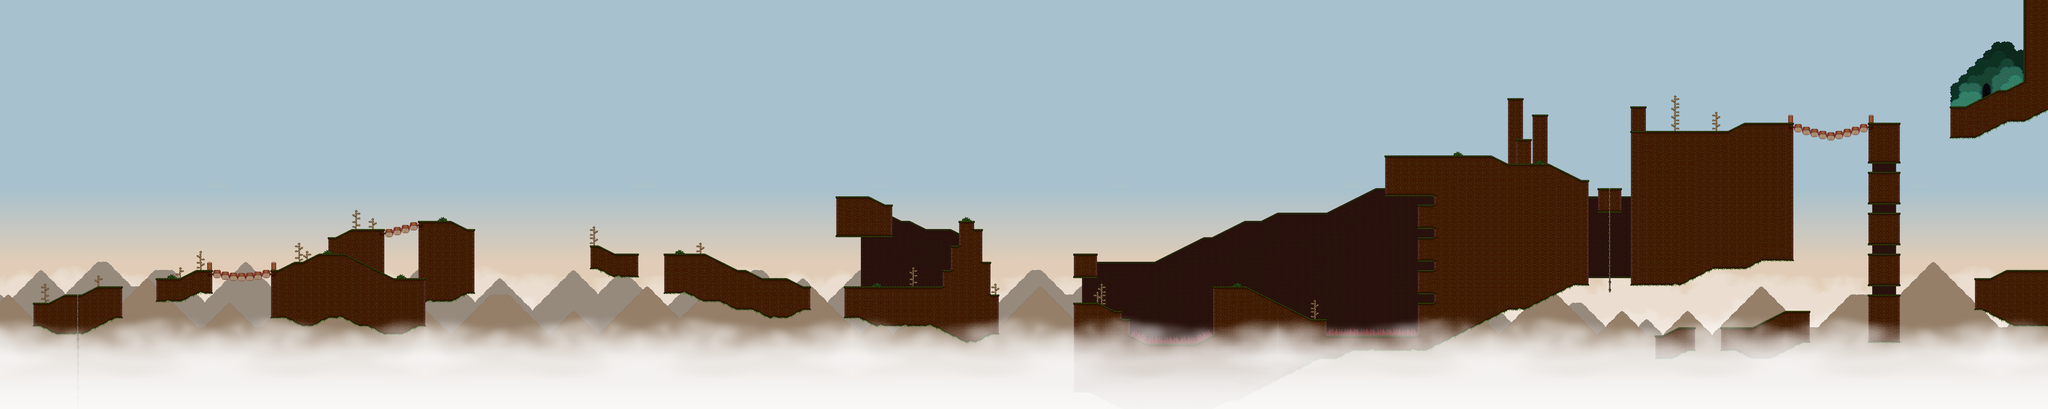

A 2D game scene composited from a Tiled map and its tileset images. What follows is a short description and the map's XML, with each tile layer's data collapsed to a summary:
An orthogonal 250x50 tile map with 24x24 px tiles, 12 tile layers (clouds, mountains2, mountains, Tile Layer 13, ...), 1 hidden layer not drawn, 2 tilesets and 80 objects (34x enemy, 13x movingplatform, 10x killing_floor, 4x door, 2x climbable, ...).

<map version="1.0" orientation="orthogonal" renderorder="right-down" width="250" height="50" tilewidth="24" tileheight="24" nextobjectid="87">
 <properties>
  <property name="offset" value="36" />
  <property name="soundtrack" value="forest" />
 </properties>
 <tileset firstgid="1" name="village-forest-mountains" tilewidth="24" tileheight="24">
  <image source="../images/tilesets/village-forest-mountains.png" width="624" height="1776" />
 </tileset>
 <tileset firstgid="1925" name="collisions" tilewidth="24" tileheight="24">
  <image source="../images/tilesets/collisions.png" width="632" height="512" />
 </tileset>
 <layer name="clouds" width="250" height="50">
  <properties>
   <property name="parallax" value="0.65" />
  </properties>
  <data>[12500 cells, 12500 non-empty, 309 distinct tile ids]</data>
 </layer>
 <layer name="mountains2" width="250" height="50">
  <properties>
   <property name="parallax" value="0.69" />
  </properties>
  <data>[12500 cells, 3393 non-empty, 3 distinct tile ids]</data>
 </layer>
 <layer name="mountains" width="250" height="50">
  <properties>
   <property name="parallax" value="0.76" />
  </properties>
  <data>[12500 cells, 3227 non-empty, 3 distinct tile ids]</data>
 </layer>
 <layer name="Tile Layer 13" width="250" height="50">
  <data>[12500 cells, 16 non-empty, 3 distinct tile ids]</data>
 </layer>
 <layer name="Tile Layer 12" width="250" height="50">
  <data>[12500 cells, 21 non-empty, 3 distinct tile ids]</data>
 </layer>
 <layer name="Tile Layer 11" width="250" height="50">
  <data>[12500 cells, 19 non-empty, 3 distinct tile ids]</data>
 </layer>
 <layer name="vines" width="250" height="50">
  <data>[12500 cells, 27 non-empty, 6 distinct tile ids]</data>
 </layer>
 <layer name="vines2" width="250" height="50">
  <data>[12500 cells, 33 non-empty, 10 distinct tile ids]</data>
 </layer>
 <layer name="filler" width="250" height="50">
  <data>[12500 cells, 999 non-empty, 17 distinct tile ids]</data>
 </layer>
 <layer name="floor" width="250" height="50">
  <data>[12500 cells, 2108 non-empty, 46 distinct tile ids]</data>
 </layer>
 <layer name="features" width="250" height="50">
  <data>[12500 cells, 111 non-empty, 15 distinct tile ids]</data>
 </layer>
 <layer name="fog" width="250" height="50">
  <properties>
   <property name="foreground" value="true" />
  </properties>
  <data>[12500 cells, 3107 non-empty, 242 distinct tile ids]</data>
 </layer>
 <layer name="collision" width="250" height="50" visible="0">
  <data>[12500 cells, 518 non-empty, 26 distinct tile ids]</data>
 </layer>
 <objectgroup color="#000000" name="nodes">
  <object id="1" type="movingplatform" x="3061" y="849" width="48" height="24">
   <properties>
    <property name="line" value="platform_4" />
    <property name="speed" value="3" />
    <property name="sprite" value="images/platforms/forestplatform.png" />
    <property name="start" value="1" />
   </properties>
  </object>
  <object id="2" type="movingplatform" x="1488" y="696" width="48" height="24">
   <properties>
    <property name="line" value="platform_1" />
    <property name="speed" value="3.5" />
    <property name="sprite" value="images/platforms/forestplatform.png" />
    <property name="start" value="1" />
   </properties>
  </object>
  <object id="3" type="movingplatform" x="1632" y="720" width="48" height="24">
   <properties>
    <property name="line" value="platform_2" />
    <property name="speed" value="3.5" />
    <property name="sprite" value="images/platforms/forestplatform.png" />
    <property name="start" value="1" />
   </properties>
  </object>
  <object id="4" name="main" type="door" x="192" y="816" width="48" height="48" />
  <object id="5" type="enemy" x="1368" y="480" width="48" height="48">
   <properties>
    <property name="enemytype" value="hippy-ranged" />
   </properties>
  </object>
  <object id="6" type="enemy" x="1056" y="528" width="48" height="48">
   <properties>
    <property name="enemytype" value="hippy-ranged" />
   </properties>
  </object>
  <object id="7" type="enemy" x="816" y="617" width="48" height="48">
   <properties>
    <property name="enemytype" value="hippy-ranged" />
   </properties>
  </object>
  <object id="8" type="enemy" x="2487" y="691" width="48" height="48">
   <properties>
    <property name="direction" value="left" />
    <property name="enemytype" value="hippy-ranged" />
   </properties>
  </object>
  <object id="9" type="movingplatform" x="3456" y="867" width="24" height="24">
   <properties>
    <property name="line" value="platform_6" />
    <property name="speed" value="3.3" />
    <property name="sprite" value="images/platforms/forestplatformsingle.png" />
    <property name="start" value="1" />
   </properties>
  </object>
  <object id="10" type="movingplatform" x="2736" y="624" width="24" height="24">
   <properties>
    <property name="line" value="platform_4.1" />
    <property name="speed" value="3.5" />
    <property name="sprite" value="images/platforms/forestplatformsingle.png" />
    <property name="start" value="1" />
   </properties>
  </object>
  <object id="11" type="enemy" x="2472" y="456" width="48" height="48">
   <properties>
    <property name="enemytype" value="hippy-ranged" />
   </properties>
  </object>
  <object id="12" type="enemy" x="2568" y="480" width="48" height="48">
   <properties>
    <property name="enemytype" value="hippy-ranged" />
   </properties>
  </object>
  <object id="13" type="enemy" x="4155" y="659" width="48" height="48">
   <properties>
    <property name="enemytype" value="hippy-ranged-vertical" />
   </properties>
  </object>
  <object id="14" type="movingplatform" x="3984" y="816" width="48" height="24">
   <properties>
    <property name="line" value="platform_7" />
    <property name="speed" value="3.2" />
    <property name="sprite" value="images/platforms/forestplatform.png" />
    <property name="start" value="1" />
   </properties>
  </object>
  <object id="15" type="movingplatform" x="3984" y="720" width="48" height="24">
   <properties>
    <property name="line" value="platform_8" />
    <property name="speed" value="3.2" />
    <property name="sprite" value="images/platforms/forestplatform.png" />
    <property name="start" value="0" />
   </properties>
  </object>
  <object id="16" type="movingplatform" x="3984" y="624" width="48" height="24">
   <properties>
    <property name="line" value="platform_9" />
    <property name="speed" value="3.2" />
    <property name="sprite" value="images/platforms/forestplatform.png" />
    <property name="start" value="1" />
   </properties>
  </object>
  <object id="17" type="movingplatform" x="4008" y="528" width="48" height="24">
   <properties>
    <property name="line" value="platform_11" />
    <property name="speed" value="3.2" />
    <property name="sprite" value="images/platforms/forestplatform.png" />
    <property name="start" value="0" />
   </properties>
  </object>
  <object id="18" type="enemy" x="2616" y="792" width="48" height="48">
   <properties>
    <property name="enemytype" value="hippy-normal" />
   </properties>
  </object>
  <object id="19" type="enemy" x="2688" y="792" width="48" height="48">
   <properties>
    <property name="enemytype" value="hippy-normal" />
   </properties>
  </object>
  <object id="20" type="enemy" x="2232" y="768" width="48" height="48">
   <properties>
    <property name="enemytype" value="hippy-normal" />
   </properties>
  </object>
  <object id="21" type="enemy" x="768" y="744" width="48" height="48">
   <properties>
    <property name="enemytype" value="hippy-normal" />
   </properties>
  </object>
  <object id="22" type="enemy" x="3648" y="696" width="48" height="48">
   <properties>
    <property name="enemytype" value="hippy-normal" />
   </properties>
  </object>
  </objectgroup>
 <objectgroup color="#a7a7a7" name="movement">
  <!-- 13 objects omitted --></objectgroup>
</map>
<!-- 58 of 80 objects omitted -->
